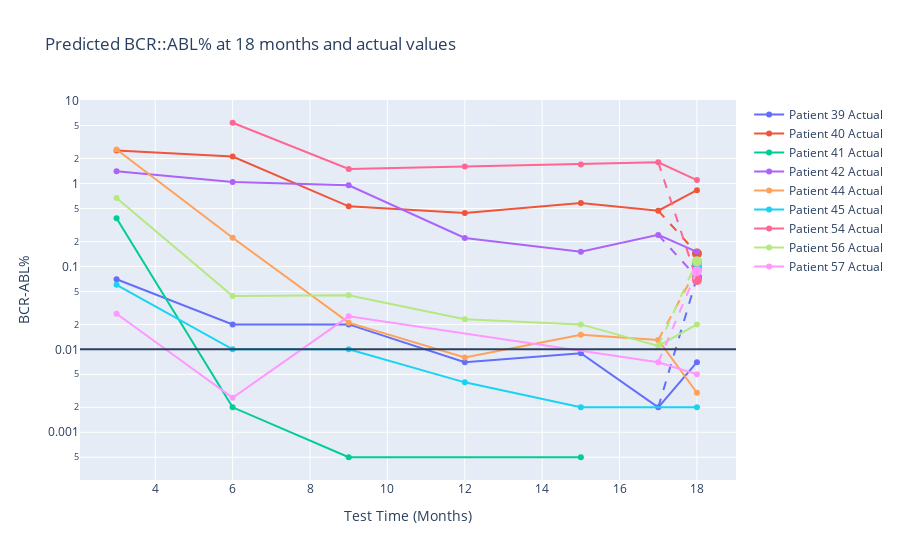

Source (notebook cell):
### Code cell
import plotly.graph_objects as go
import pandas as pd
import numpy as np
import plotly.express as px

colors = px.colors.qualitative.Plotly  

fig = go.Figure()

for idx, patient in enumerate(merged_data['patient_number'].unique()):
    patient_data = merged_data[merged_data['patient_number'] == patient]
    patient_color = colors[idx % len(colors)]  

    fig.add_trace(go.Scatter(
        x=patient_data['month'], y=patient_data['BCRABL'],
        mode='lines+markers', name=f'Patient {patient} Actual',
        line=dict(color=patient_color), 
        marker=dict(color=patient_color)  
    ))
    
    predicted_data = patient_data[patient_data['month'] == 18]
    if not predicted_data.empty:
        fig.add_trace(go.Scatter(
            x=[18], y=predicted_data['pred'],
            mode='markers', name=f'Patient {patient} Predicted',
            marker=dict(color=patient_color, size=10),  
            showlegend=False  
        ))
        
        before_pred = patient_data[patient_data['month'] < 18].tail(1)
        after_pred = patient_data[patient_data['month'] > 18].head(1)
        
        if not before_pred.empty:
            fig.add_trace(go.Scatter(
                x=[before_pred['month'].values[0], 18],
                y=[before_pred['BCRABL'].values[0], predicted_data['pred'].values[0]],
                mode='lines', line=dict(dash='dash', color=patient_color),
                showlegend=False  
            ))
        if not after_pred.empty:
            fig.add_trace(go.Scatter(
                x=[18, after_pred['month'].values[0]],
                y=[predicted_data['pred'].values[0], after_pred['BCRABL'].values[0]],
                mode='lines', line=dict(dash='dash', color=patient_color),
                showlegend=False 
            ))

fig.update_layout(
    title='Predicted BCR::ABL% at 18 months and actual values',
    xaxis_title='Test Time (Months)',
    yaxis_title='BCR-ABL%',
    yaxis_type='log'  
)

fig.update_traces(connectgaps=True)

fig.add_hline(y=0.01)

fig.show()

### Figure 1 — Plotly figure (JSON) as saved in the notebook; plotly's stock layout.template omitted (floating-point values rounded to 4 significant figures)
{"data": [{"connectgaps": true, "line": {"color": "#636EFA"}, "marker": {"color": "#636EFA"}, "mode": "lines+markers", "name": "Patient 39 Actual", "type": "scatter", "x": [3, 6, 9, 12, 15, 17, 18], "y": [0.07, 0.02, 0.02, 0.007, 0.009, 0.002, 0.007]}, {"connectgaps": true, "marker": {"color": "#636EFA", "size": 10}, "mode": "markers", "name": "Patient 39 Predicted", "showlegend": false, "type": "scatter", "x": [18], "y": [0.07373]}, {"connectgaps": true, "line": {"color": "#636EFA", "dash": "dash"}, "mode": "lines", "showlegend": false, "type": "scatter", "x": [17, 18], "y": [0.002, 0.07373]}, {"connectgaps": true, "line": {"color": "#EF553B"}, "marker": {"color": "#EF553B"}, "mode": "lines+markers", "name": "Patient 40 Actual", "type": "scatter", "x": [3, 6, 9, 12, 15, 17, 18], "y": [2.5, 2.11, 0.53, 0.44, 0.58, 0.47, 0.83]}, {"connectgaps": true, "marker": {"color": "#EF553B", "size": 10}, "mode": "markers", "name": "Patient 40 Predicted", "showlegend": false, "type": "scatter", "x": [18], "y": [0.1434]}, {"connectgaps": true, "line": {"color": "#EF553B", "dash": "dash"}, "mode": "lines", "showlegend": false, "type": "scatter", "x": [17, 18], "y": [0.47, 0.1434]}, {"connectgaps": true, "line": {"color": "#00CC96"}, "marker": {"color": "#00CC96"}, "mode": "lines+markers", "name": "Patient 41 Actual", "type": "scatter", "x": [3, 6, 9, 12, 15, 17, 18], "y": [0.38, 0.002, 0.0005, null, 0.0005, null, null]}, {"connectgaps": true, "marker": {"color": "#00CC96", "size": 10}, "mode": "markers", "name": "Patient 41 Predicted", "showlegend": false, "type": "scatter", "x": [18], "y": [0.1121]}, {"connectgaps": true, "line": {"color": "#00CC96", "dash": "dash"}, "mode": "lines", "showlegend": false, "type": "scatter", "x": [17, 18], "y": [null, 0.1121]}, {"connectgaps": true, "line": {"color": "#AB63FA"}, "marker": {"color": "#AB63FA"}, "mode": "lines+markers", "name": "Patient 42 Actual", "type": "scatter", "x": [3, 6, 9, 12, 15, 17, 18], "y": [1.4, 1.04, 0.95, 0.22, 0.15, 0.24, 0.15]}, {"connectgaps": true, "marker": {"color": "#AB63FA", "size": 10}, "mode": "markers", "name": "Patient 42 Predicted", "showlegend": false, "type": "scatter", "x": [18], "y": [0.07355]}, {"connectgaps": true, "line": {"color": "#AB63FA", "dash": "dash"}, "mode": "lines", "showlegend": false, "type": "scatter", "x": [17, 18], "y": [0.24, 0.07355]}, {"connectgaps": true, "line": {"color": "#FFA15A"}, "marker": {"color": "#FFA15A"}, "mode": "lines+markers", "name": "Patient 44 Actual", "type": "scatter", "x": [3, 6, 9, 12, 15, 17, 18], "y": [2.571, 0.222, 0.021, 0.008, 0.015, 0.013, 0.003]}, {"connectgaps": true, "marker": {"color": "#FFA15A", "size": 10}, "mode": "markers", "name": "Patient 44 Predicted", "showlegend": false, "type": "scatter", "x": [18], "y": [0.09463]}, {"connectgaps": true, "line": {"color": "#FFA15A", "dash": "dash"}, "mode": "lines", "showlegend": false, "type": "scatter", "x": [17, 18], "y": [0.013, 0.09463]}, {"connectgaps": true, "line": {"color": "#19D3F3"}, "marker": {"color": "#19D3F3"}, "mode": "lines+markers", "name": "Patient 45 Actual", "type": "scatter", "x": [3, 6, 9, 12, 15, 17, 18], "y": [0.06, 0.01, 0.01, 0.004, 0.002, null, 0.002]}, {"connectgaps": true, "marker": {"color": "#19D3F3", "size": 10}, "mode": "markers", "name": "Patient 45 Predicted", "showlegend": false, "type": "scatter", "x": [18], "y": [0.09999]}, {"connectgaps": true, "line": {"color": "#19D3F3", "dash": "dash"}, "mode": "lines", "showlegend": false, "type": "scatter", "x": [17, 18], "y": [null, 0.09999]}, {"connectgaps": true, "line": {"color": "#FF6692"}, "marker": {"color": "#FF6692"}, "mode": "lines+markers", "name": "Patient 54 Actual", "type": "scatter", "x": [3, 6, 9, 12, 15, 17, 18], "y": [null, 5.4, 1.5, 1.6, 1.7, 1.8, 1.1]}, {"connectgaps": true, "marker": {"color": "#FF6692", "size": 10}, "mode": "markers", "name": "Patient 54 Predicted", "showlegend": false, "type": "scatter", "x": [18], "y": [0.06841]}, {"connectgaps": true, "line": {"color": "#FF6692", "dash": "dash"}, "mode": "lines", "showlegend": false, "type": "scatter", "x": [17, 18], "y": [1.8, 0.06841]}, {"connectgaps": true, "line": {"color": "#B6E880"}, "marker": {"color": "#B6E880"}, "mode": "lines+markers", "name": "Patient 56 Actual", "type": "scatter", "x": [3, 6, 9, 12, 15, 17, 18], "y": [0.669, 0.044, 0.045, 0.023, 0.02, 0.011, 0.02]}, {"connectgaps": true, "marker": {"color": "#B6E880", "size": 10}, "mode": "markers", "name": "Patient 56 Predicted", "showlegend": false, "type": "scatter", "x": [18], "y": [0.1151]}, {"connectgaps": true, "line": {"color": "#B6E880", "dash": "dash"}, "mode": "lines", "showlegend": false, "type": "scatter", "x": [17, 18], "y": [0.011, 0.1151]}, {"connectgaps": true, "line": {"color": "#FF97FF"}, "marker": {"color": "#FF97FF"}, "mode": "lines+markers", "name": "Patient 57 Actual", "type": "scatter", "x": [3, 6, 9, 12, 15, 17, 18], "y": [0.0269, 0.0026, 0.025, null, null, 0.007, 0.005]}, {"connectgaps": true, "marker": {"color": "#FF97FF", "size": 10}, "mode": "markers", "name": "Patient 57 Predicted", "showlegend": false, "type": "scatter", "x": [18], "y": [0.08772]}, {"connectgaps": true, "line": {"color": "#FF97FF", "dash": "dash"}, "mode": "lines", "showlegend": false, "type": "scatter", "x": [17, 18], "y": [0.007, 0.08772]}], "layout": {"shapes": [{"type": "line", "x0": 0, "x1": 1, "xref": "x domain", "y0": 0.01, "y1": 0.01, "yref": "y"}], "title": {"text": "Predicted BCR::ABL% at 18 months and actual values"}, "xaxis": {"title": {"text": "Test Time (Months)"}}, "yaxis": {"title": {"text": "BCR-ABL%"}, "type": "log"}}}
